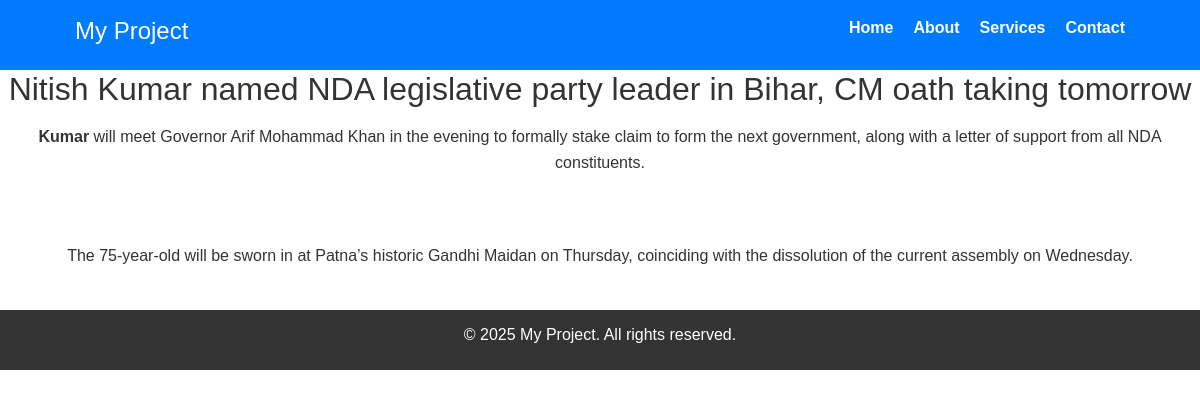
The page /newsDetails/nitish-kumar-named-nda-legislative-party-leader-in on the database its author committed.
### news/models.py (models this page shows)
class News(models.Model):
    news_title=models.CharField(max_length=100)
    news_desc=HTMLField()
    news_image=models.FileField(upload_to="news/",max_length=255,null=True,default=None)
    news_slug=AutoSlugField(populate_from="news_title",unique=True,null=True,default=None)

### MySite/views.py (the view)
# urls.py: path("newsDetails/<slug>",views.newsDetails),
def newsDetails(request,slug):
    newsDetail=News.objects.get(news_slug=slug)
    data={"newsDetail":newsDetail}
    return render(request,"newsdetails.html",data)

### templates/newsdetails.html (shortened to what this page needs)
{% extends "base.html" %}
{% block content %}
  <section>
    <div class="title text-center">
        <h2 class="mb-10">{{newsDetail.news_title}}</h2>
        <p>{{newsDetail.news_desc | safe }}</p>
    </div>
    <div class="col-12">
    </div>
  </section>
{% endblock %}

### static/css/style.css (style rules this page uses)
* { margin: 0; padding: 0; box-sizing: border-box; }
:root { --header-h: 70px; --footer-h: 60px; }
html, body { height: 100%; }
body { font-family: Arial, sans-serif; color: #333; line-height: 1.6; display: flex; flex-direction: column; min-height: 100vh; }

### rows shown on the page
News: news_title "Nitish Kumar named NDA legislative party leader in Bihar, CM oath taking tomorrow", news_desc "Kumar will meet Governor Arif Mohammad Khan in the evening to formally stake claim to form the next government, along with a letter of support from all NDA constituents. The 75-year-old will be sworn in at Patna’s historic Gandhi Maidan on Thursday, coinciding with the dissolution of the current assembly on Wednesday."
